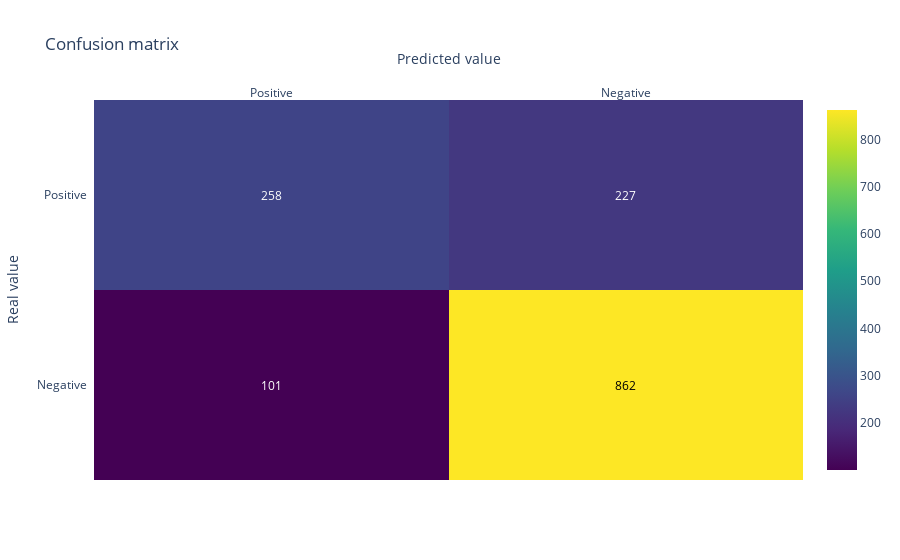

The code cell stored with this chart in its notebook:
### Code cell
# calculate accuracy of class predictions
from sklearn import metrics
print(accuracy_score(y_test, y_pred_class))
print(classification_report(y_test, y_pred_class))

conf_matrix(metrics.confusion_matrix(y_test, y_pred_class))

### Figure 1 — Plotly figure (JSON) as saved in the notebook; plotly's stock layout.template omitted (floating-point values rounded to 4 significant figures)
{"data": [{"colorscale": [[0, "#440154"], [0.1111, "#482878"], [0.2222, "#3e4989"], [0.3333, "#31688e"], [0.4444, "#26828e"], [0.5556, "#1f9e89"], [0.6667, "#35b779"], [0.7778, "#6ece58"], [0.8889, "#b5de2b"], [1, "#fde725"]], "reversescale": false, "showscale": true, "type": "heatmap", "x": ["Positive", "Negative"], "y": ["Negative", "Positive"], "z": [[101, 862], [258, 227]]}], "layout": {"annotations": [{"font": {"color": "#FFFFFF"}, "showarrow": false, "text": "101", "x": "Positive", "xref": "x", "y": "Negative", "yref": "y"}, {"font": {"color": "#000000"}, "showarrow": false, "text": "862", "x": "Negative", "xref": "x", "y": "Negative", "yref": "y"}, {"font": {"color": "#FFFFFF"}, "showarrow": false, "text": "258", "x": "Positive", "xref": "x", "y": "Positive", "yref": "y"}, {"font": {"color": "#FFFFFF"}, "showarrow": false, "text": "227", "x": "Negative", "xref": "x", "y": "Positive", "yref": "y"}], "title": {"text": "Confusion matrix"}, "xaxis": {"dtick": 1, "gridcolor": "rgb(0, 0, 0)", "side": "top", "ticks": "", "title": {"text": "Predicted value"}}, "yaxis": {"dtick": 1, "ticks": "", "ticksuffix": "  ", "title": {"text": "Real value"}}}}
